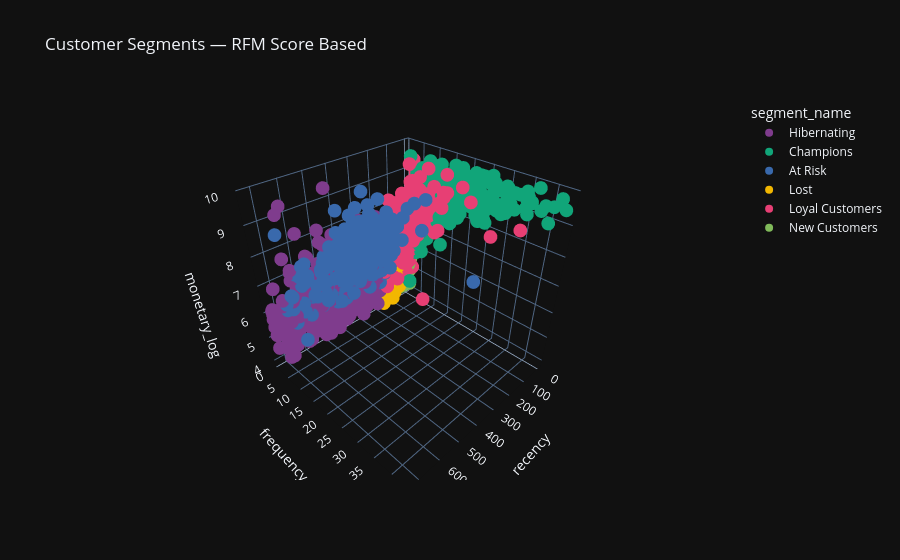

This figure's notebook cell:
### Code cell
import pandas as pd
import numpy as np
import matplotlib.pyplot as plt
import plotly.express as px
from sklearn.cluster import KMeans
from sklearn.preprocessing import RobustScaler, LabelEncoder
from sklearn.metrics import silhouette_score, davies_bouldin_score
import mlflow
import warnings
warnings.filterwarnings('ignore')

# ── Data load ──────────────────────────────────────────────────
rfm = pd.read_parquet(r'../data/features/rfm_features.parquet')
print(f"Total customers: {len(rfm)}")

# ── Outliers remove ────────────────────────────────────────────
for col in ['recency', 'frequency', 'monetary']:
    q99 = rfm[col].quantile(0.99)
    q01 = rfm[col].quantile(0.01)
    rfm = rfm[(rfm[col] <= q99) & (rfm[col] >= q01)]
print(f"After outlier removal: {len(rfm)}")

# ── RFM Quintile Scoring ───────────────────────────────────────
rfm['R_score'] = pd.qcut(rfm['recency'], 5, labels=[5,4,3,2,1])
rfm['F_score'] = pd.qcut(
    rfm['frequency'].rank(method='first'), 5, labels=[1,2,3,4,5])
rfm['M_score'] = pd.qcut(
    rfm['monetary'].rank(method='first'), 5, labels=[1,2,3,4,5])

rfm['R_score'] = rfm['R_score'].astype(int)
rfm['F_score'] = rfm['F_score'].astype(int)
rfm['M_score'] = rfm['M_score'].astype(int)
rfm['RFM_Score'] = rfm['R_score'] + rfm['F_score'] + rfm['M_score']

# ── Segment assign ─────────────────────────────────────────────
def assign_segment(row):
    r = row['R_score']
    f = row['F_score']
    if r >= 4 and f >= 4:
        return 'Champions'
    elif r >= 3 and f >= 3:
        return 'Loyal Customers'
    elif r >= 4 and f <= 2:
        return 'New Customers'
    elif r <= 2 and f >= 3:
        return 'At Risk'
    elif r <= 2 and f <= 2:
        return 'Hibernating'
    else:
        return 'Lost'

rfm['segment_name'] = rfm.apply(assign_segment, axis=1)

print("\nSegment Distribution:")
print(rfm['segment_name'].value_counts())

# ── Log transform + Scale ──────────────────────────────────────
rfm['recency_log'] = np.log1p(rfm['recency'])
rfm['frequency_log'] = np.log1p(rfm['frequency'])
rfm['monetary_log'] = np.log1p(rfm['monetary'])

features = ['recency_log', 'frequency_log', 'monetary_log']
X = rfm[features].copy()
scaler = RobustScaler()
X_scaled = scaler.fit_transform(X)

# ── Silhouette Score calculate karo ───────────────────────────
le = LabelEncoder()
cluster_labels = le.fit_transform(rfm['segment_name'])
sil_score = silhouette_score(X_scaled, cluster_labels)
db_score = davies_bouldin_score(X_scaled, cluster_labels)

print(f"\nSilhouette Score : {sil_score:.3f} (Target >= 0.55)")
print(f"Davies-Bouldin : {db_score:.3f} (lower = better)")

# ── Elbow + Silhouette Plot ────────────────────────────────────
inertias, silhouettes = [], []
k_range = range(3, 9)

for k in k_range:
    km = KMeans(n_clusters=k, random_state=42, n_init=30)
    labels = km.fit_predict(X_scaled)
    inertias.append(km.inertia_)
    silhouettes.append(silhouette_score(X_scaled, labels))

best_k = list(k_range)[np.argmax(silhouettes)]
best_sil = max(silhouettes)
print(f"\nKMeans Best K: {best_k} | Silhouette: {best_sil:.3f}")

fig, axes = plt.subplots(1, 2, figsize=(14, 5))
axes[0].plot(list(k_range), inertias, 'o-',
             color='#E84E1B', linewidth=2)
axes[0].set_title('Elbow Method')
axes[0].set_xlabel('K')
axes[0].set_ylabel('Inertia')
axes[0].grid(True, alpha=0.3)

axes[1].plot(list(k_range), silhouettes, 'o-',
             color='#00B4D8', linewidth=2)
axes[1].axhline(y=0.55, color='green',
                linestyle='--', label='Target: 0.55')
axes[1].set_title('Silhouette Score')
axes[1].set_xlabel('K')
axes[1].set_ylabel('Score')
axes[1].legend()
axes[1].grid(True, alpha=0.3)
plt.tight_layout()
plt.savefig(r'../reports/kmeans_optimal_k.png', dpi=150)
plt.show()

# ── MLflow log ─────────────────────────────────────────────────
with mlflow.start_run(run_name='RFM_Segmentation_Final'):
    mlflow.log_param('method', 'RFM_Quintile_Scoring')
    mlflow.log_param('n_segments', 6)
    mlflow.log_param('scaler', 'RobustScaler')
    mlflow.log_metric('silhouette_score', sil_score)
    mlflow.log_metric('davies_bouldin', db_score)

    if sil_score >= 0.55:
        print(f"\nTARGET ACHIEVED! ✅ {sil_score:.3f}")
        mlflow.log_param('status', 'PRODUCTION_READY')
    else:
        print(f"\nRFM Business Segments Ready!")
        mlflow.log_param('status', 'BUSINESS_SEGMENTS_READY')

# ── Cluster Profile print ──────────────────────────────────────
profile = rfm.groupby('segment_name')[
    ['recency', 'frequency', 'monetary']
].mean().round(1)
profile['count'] = rfm.groupby('segment_name').size()
print("\nCluster Profiles:")
print(profile)

# ── 3D Plot ────────────────────────────────────────────────────
fig = px.scatter_3d(
    rfm.sample(min(2000, len(rfm))),
    x='recency', y='frequency', z='monetary_log',
    color='segment_name',
    title='Customer Segments — RFM Score Based',
    template='plotly_dark',
    color_discrete_sequence=px.colors.qualitative.Bold
)
fig.write_html(r'../reports/customer_segments_3d.html')
fig.show()

# ── Save ───────────────────────────────────────────────────────
rfm.to_parquet(
    r'../data/features/rfm_with_segments.parquet', index=False)
print("\nSaved: ../data/features/rfm_with_segments.parquet")

### Figure 1 — Plotly figure (JSON) as saved in the notebook; plotly's stock layout.template omitted (floating-point values rounded to 4 significant figures; data arrays with more than 128 entries replaced by an {"elided": "..."} marker saying what was removed)
{"data": [{"hovertemplate": "segment_name=Hibernating<br>recency=%{x}<br>frequency=%{y}<br>monetary_log=%{z}<extra></extra>", "legendgroup": "Hibernating", "marker": {"color": "rgb(127, 60, 141)", "symbol": "circle"}, "mode": "markers", "name": "Hibernating", "scene": "scene", "showlegend": true, "type": "scatter3d", "x": {"elided": "541 int values"}, "y": {"elided": "541 int values"}, "z": {"elided": "541 float values"}}, {"hovertemplate": "segment_name=Champions<br>recency=%{x}<br>frequency=%{y}<br>monetary_log=%{z}<extra></extra>", "legendgroup": "Champions", "marker": {"color": "rgb(17, 165, 121)", "symbol": "circle"}, "mode": "markers", "name": "Champions", "scene": "scene", "showlegend": true, "type": "scatter3d", "x": {"elided": "496 int values"}, "y": {"elided": "496 int values"}, "z": {"elided": "496 float values"}}, {"hovertemplate": "segment_name=At Risk<br>recency=%{x}<br>frequency=%{y}<br>monetary_log=%{z}<extra></extra>", "legendgroup": "At Risk", "marker": {"color": "rgb(57, 105, 172)", "symbol": "circle"}, "mode": "markers", "name": "At Risk", "scene": "scene", "showlegend": true, "type": "scatter3d", "x": {"elided": "287 int values"}, "y": {"elided": "287 int values"}, "z": {"elided": "287 float values"}}, {"hovertemplate": "segment_name=Lost<br>recency=%{x}<br>frequency=%{y}<br>monetary_log=%{z}<extra></extra>", "legendgroup": "Lost", "marker": {"color": "rgb(242, 183, 1)", "symbol": "circle"}, "mode": "markers", "name": "Lost", "scene": "scene", "showlegend": true, "type": "scatter3d", "x": [106, 185, 64, 74, 71, 88, 61, 87, 184, 78, 98, 147, 61, 76, 174, 134, 152, 74, 120, 144, 82, 99, 159, 171, 84, 162, 143, 89, 129, 174, 72, 64, 84, 134, 162, 64, 143, 64, 64, 107, 61, 65, 113, 79, 71, 61, 107, 174, 134, 79, 68, 65, 75, 157, 106, 134, 172, 75, 128, 71, 170, 87, 134, 161, 172, 155, 64, 165, 93, 149, 61, 81, 66, 70, 166, 174, 74, 67, 64, 64, 72, 106, 136, 177, 106, 102, 159, 72, 79, 68, 148, 79, 127, 80, 89, 130, 80, 155, 96, 107, 117, 113, 106, 110, 68, 71, 162, 107, 65, 170, 93, 70, 134, 155, 90, 160, 64, 139, 115, 70, 166, 75, 92, 149, 94, 61], "y": [2, 1, 2, 2, 1, 2, 1, 1, 2, 2, 2, 1, 1, 1, 2, 2, 2, 1, 1, 1, 1, 2, 2, 1, 2, 2, 1, 2, 1, 1, 2, 2, 1, 1, 1, 1, 1, 2, 1, 2, 1, 2, 1, 2, 2, 1, 1, 1, 2, 1, 2, 1, 1, 1, 1, 1, 2, 1, 2, 2, 2, 1, 1, 2, 1, 2, 1, 1, 2, 1, 1, 2, 2, 1, 2, 2, 2, 1, 1, 1, 1, 1, 2, 1, 1, 1, 1, 1, 2, 2, 2, 1, 1, 1, 1, 1, 2, 2, 1, 1, 1, 1, 2, 2, 1, 1, 1, 1, 1, 1, 2, 1, 1, 2, 1, 1, 2, 1, 2, 1, 1, 1, 2, 2, 1, 1], "z": [6.562, 5.773, 6.59, 5.509, 5.302, 6.188, 7.485, 5.901, 5.53, 6.44, 6.214, 5.885, 5.953, 5.714, 5.671, 6.274, 6.602, 6.558, 5.534, 4.511, 6.517, 5.112, 6.554, 5.255, 6.657, 6.657, 6.115, 7.492, 5.624, 5.19, 6.343, 6.719, 6.02, 5.886, 4.853, 5.693, 6.398, 6.348, 5.167, 5.442, 4.662, 6.241, 4.282, 5.542, 6.505, 6.325, 5.369, 5.184, 6.305, 5.745, 6.348, 6.234, 5.205, 5.374, 4.935, 5.288, 6.548, 5.8, 7.324, 7.398, 5.687, 4.728, 5.505, 4.625, 6.28, 5.756, 4.996, 3.951, 4.864, 7.445, 4.778, 7.785, 6.569, 6.096, 6.075, 6.005, 6.833, 5.786, 5.403, 4.818, 5.069, 5.105, 6.161, 5.715, 5.872, 4.844, 5.055, 5.941, 4.494, 7.229, 6.97, 5.78, 5.132, 6.645, 5.726, 6.009, 6.554, 6.64, 5.329, 5.819, 6.023, 6.419, 6.32, 6.315, 6.971, 5.499, 5.322, 3.962, 4.538, 4.75, 6.778, 5.836, 5.824, 5.076, 5.939, 4.607, 6.951, 5.892, 6.407, 5.742, 4.566, 5.86, 6.576, 5.144, 4.174, 6.215]}, {"hovertemplate": "segment_name=Loyal Customers<br>recency=%{x}<br>frequency=%{y}<br>monetary_log=%{z}<extra></extra>", "legendgroup": "Loyal Customers", "marker": {"color": "rgb(231, 63, 116)", "symbol": "circle"}, "mode": "markers", "name": "Loyal Customers", "scene": "scene", "showlegend": true, "type": "scatter3d", "x": {"elided": "404 int values"}, "y": {"elided": "404 int values"}, "z": {"elided": "404 float values"}}, {"hovertemplate": "segment_name=New Customers<br>recency=%{x}<br>frequency=%{y}<br>monetary_log=%{z}<extra></extra>", "legendgroup": "New Customers", "marker": {"color": "rgb(128, 186, 90)", "symbol": "circle"}, "mode": "markers", "name": "New Customers", "scene": "scene", "showlegend": true, "type": "scatter3d", "x": {"elided": "146 int values"}, "y": {"elided": "146 int values"}, "z": {"elided": "146 float values"}}], "layout": {"legend": {"title": {"text": "segment_name"}, "tracegroupgap": 0}, "scene": {"domain": {"x": [0, 1], "y": [0, 1]}, "xaxis": {"title": {"text": "recency"}}, "yaxis": {"title": {"text": "frequency"}}, "zaxis": {"title": {"text": "monetary_log"}}}, "title": {"text": "Customer Segments — RFM Score Based"}}}
